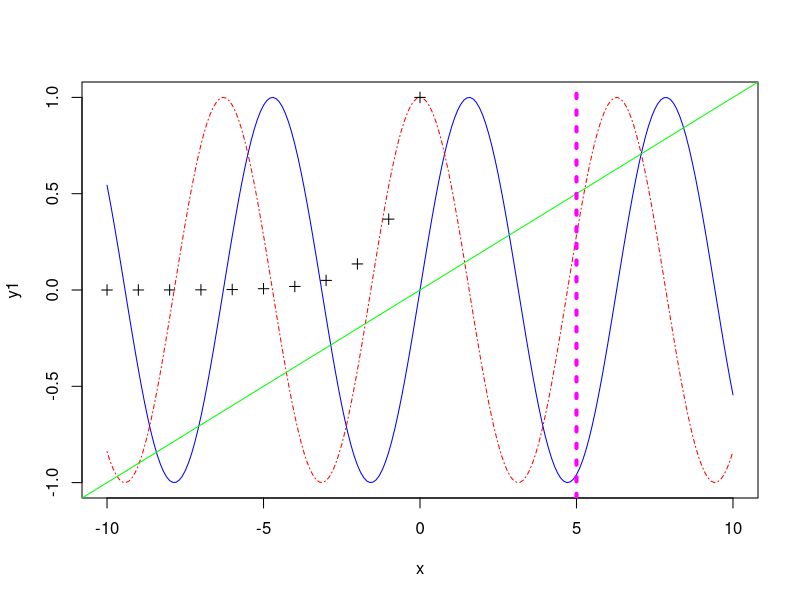
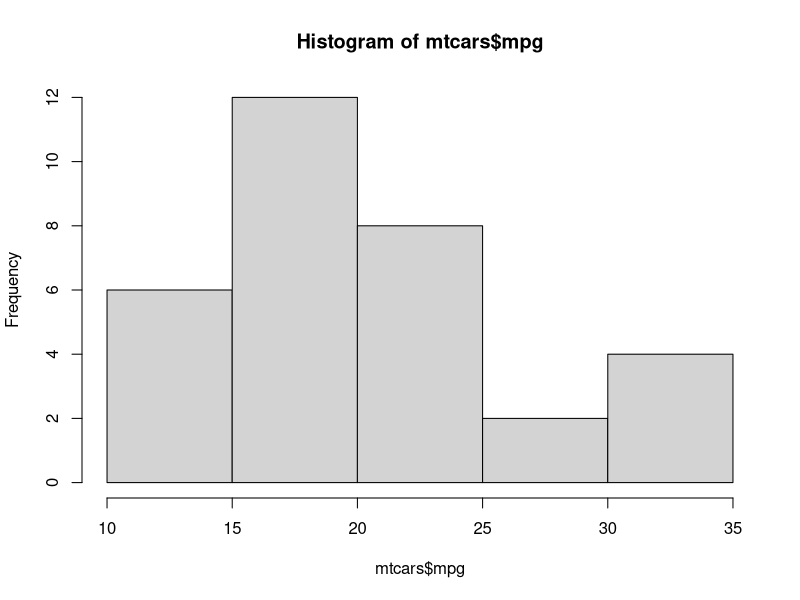
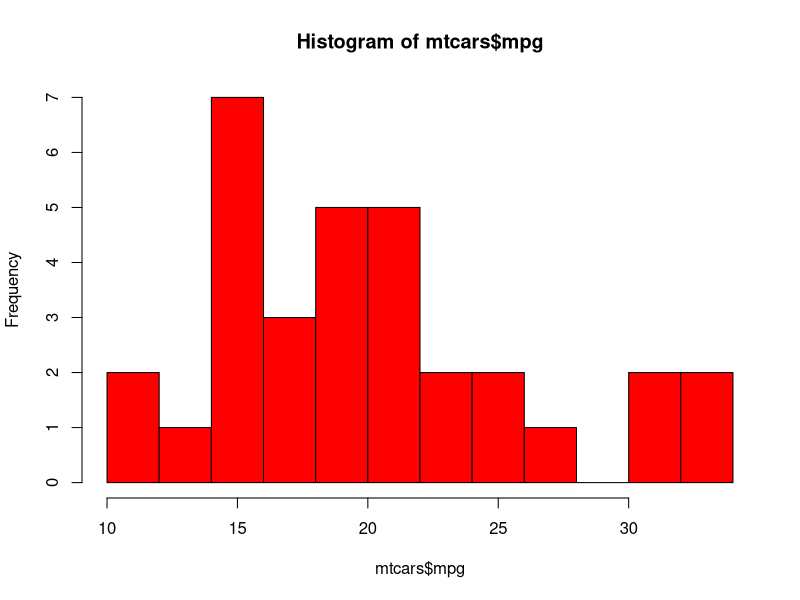
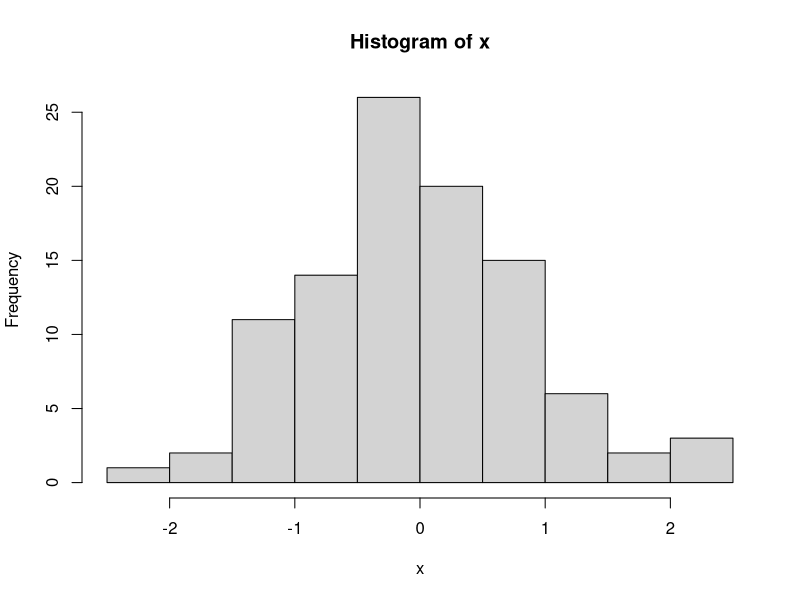
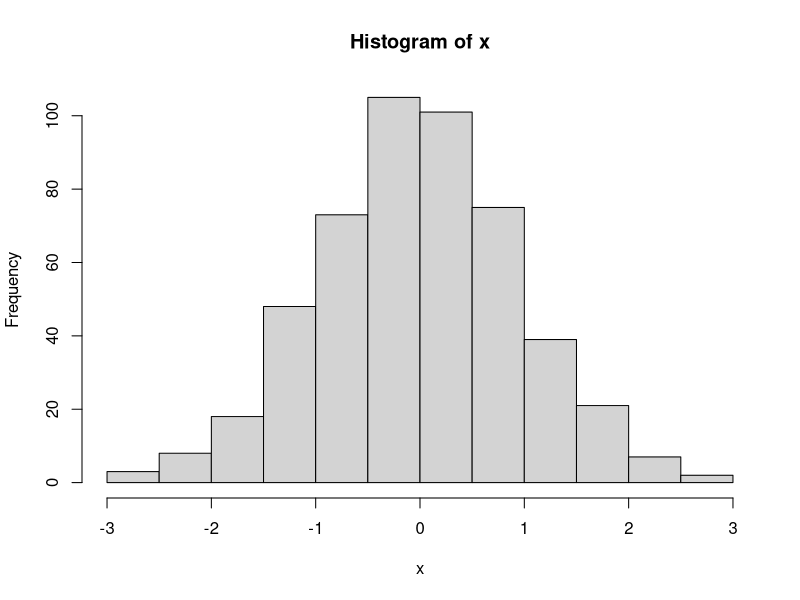
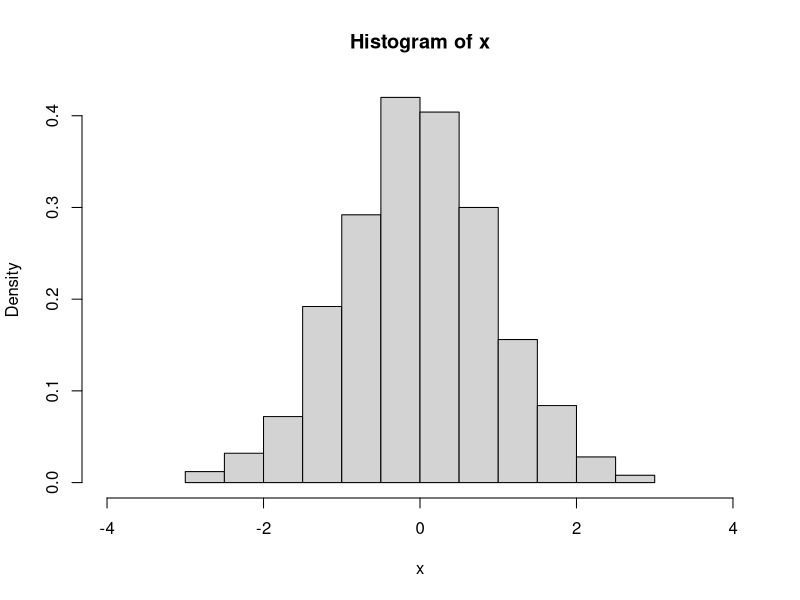
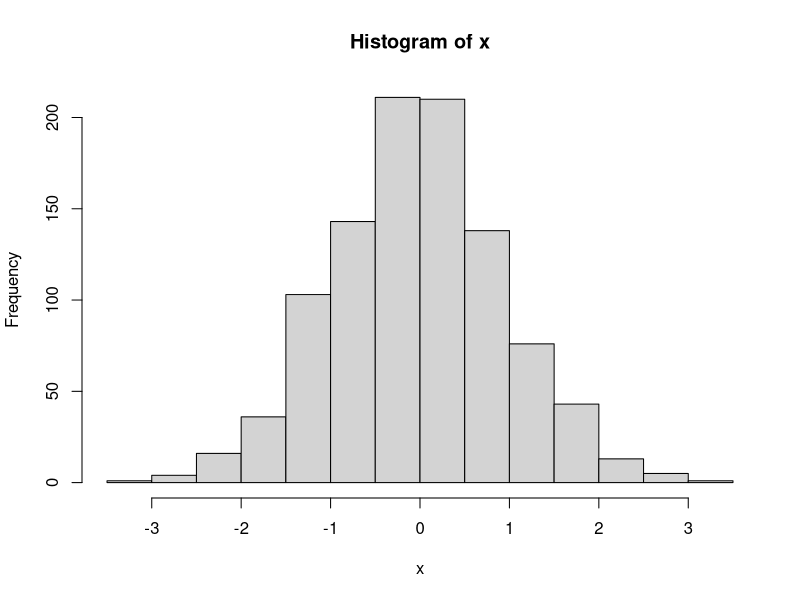
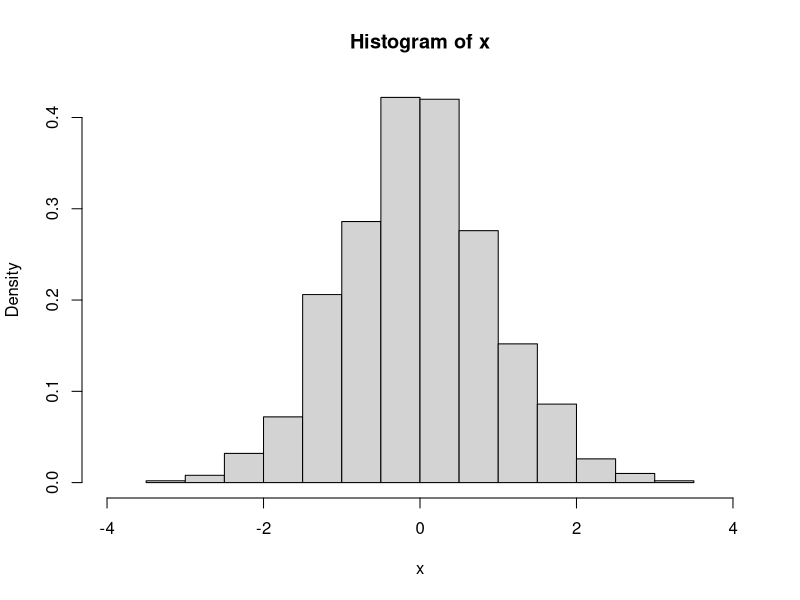

Recreate these plots in R, in order.
#Function practice
y = 10
f = function(x)
{
  y^2 + g(x)
}

g = function(x)
{
  x*y
}

f(3)
x = seq(-10,10,by=0.1)
y1=sin(x)
y2=cos(x)
plot(x, y1, type="l",col="blue")
lines(x, y2, col="red",lty=4)
abline(a=0,b=0.1,col="green")
abline(v=5,col="magenta", lwd=4, lty=3)
points(x=seq(-10,10,by=1), y=exp(seq(-10,10,by=1)),col="black", pch=3)

#Histograms
?mtcars
dim(mtcars)
head(mtcars)

hist(mtcars$mpg)
hist(mtcars$mpg, breaks=12,col="red") #breaks is the number of bins


#Normal Distribution
#Sample size n = 100
set.seed(12)
x = rnorm(n=100, mean=0, sd=1)
hist(x) #xlim=c(-4,4)


#Sample size n = 500
set.seed(12)
x = rnorm(n=500, mean=0, sd=1)
hist(x) #xlim=c(-4,4)
hist(x, freq=F, xlim=c(-4,4))

#Sample size n = 1000
set.seed(12)
x = rnorm(n=1000, mean=0, sd=1)
hist(x) #xlim=c(-4,4)
hist(x, freq=F, xlim=c(-4,4))

#CLT states that as n approaches inf, it becomes normal
png("four-hists.png", width=1000, height=500,) #create png
t = (-400:400)/100
set.seed(12)
par(mfrow=c(2,2))
for (n in c(100, 500, 1000, 5000)) 
{
  x = rnorm(n, mean=0, sd=1)
  hist(x, breaks=50, freq=F,main=paste("n",n), xlim=c(-4,4), ylim=c(0,0.8))
  lines(t,dnorm(t, 0, 1),lwd=2,col="blue") #dnorm is pdf for normal
}
dev.off()

#Expected Vlaue, Sample Mean, Sample Variance, KDE - Kernel Density Estimation
mean(mtcars$mpg)
var(mtcars$mpg)
sd(mtcars$mpg)

?dnorm
